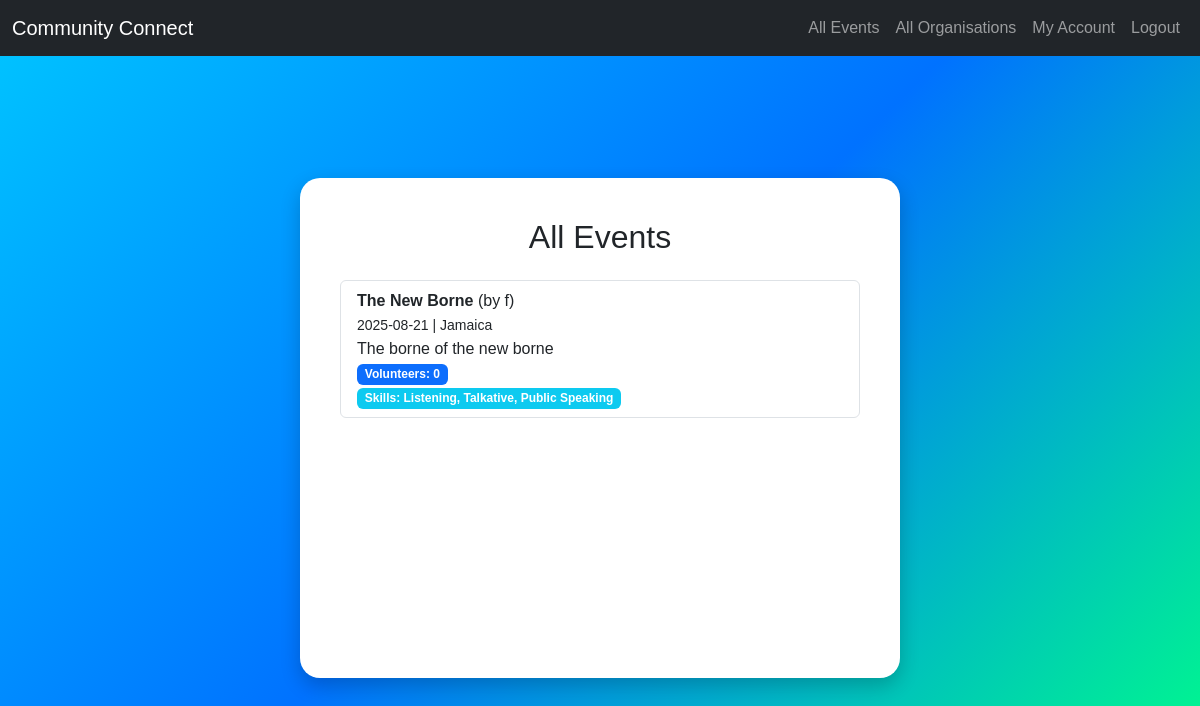
Before: /events (signed in) with the older database file.
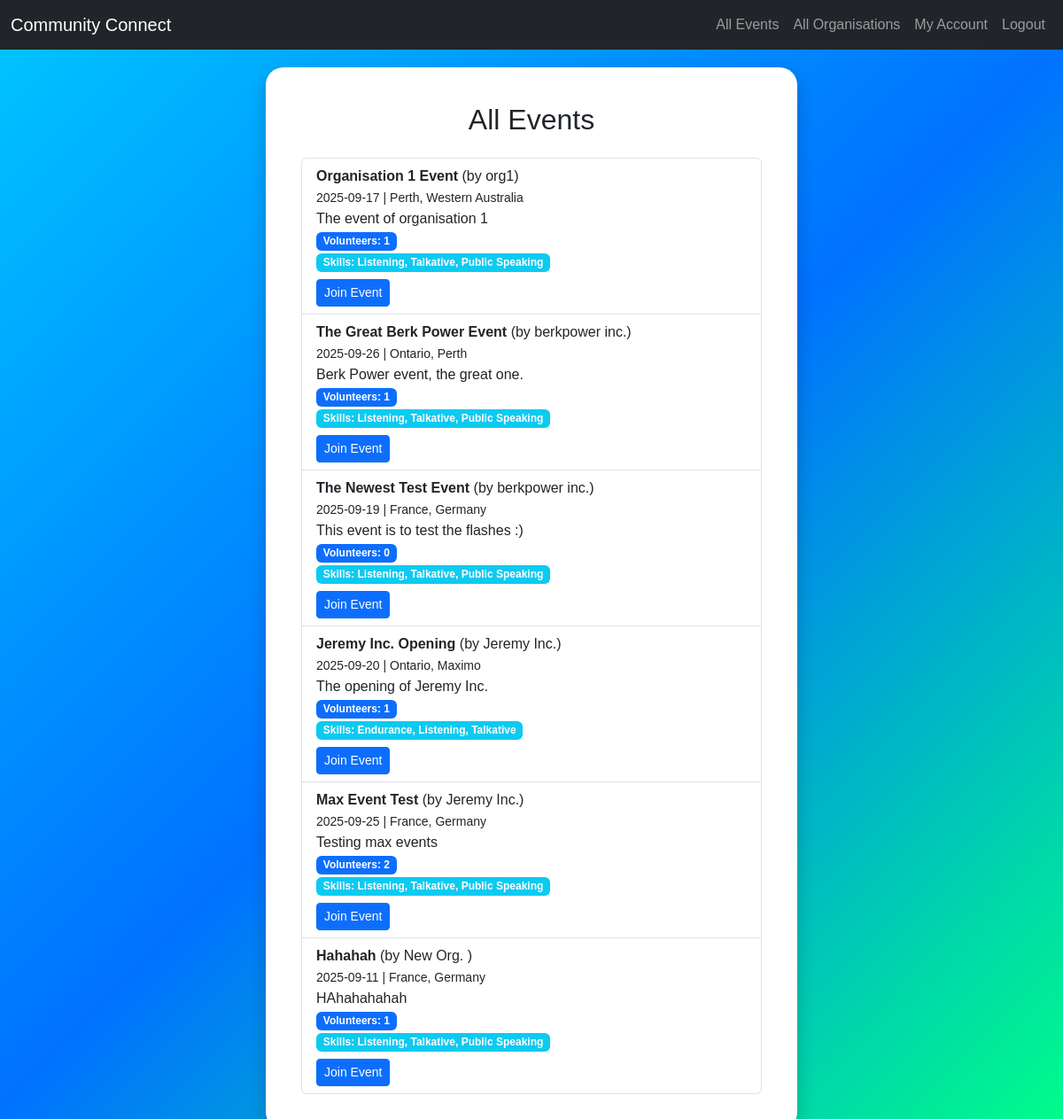
After: the same page with the newer database file.
### tables this page shows
CREATE TABLE event (
            event_id INTEGER PRIMARY KEY AUTOINCREMENT,
            organisation_id INTEGER NOT NULL,
            title TEXT NOT NULL,
            description TEXT,
            event_date TIMESTAMP NOT NULL,
            location TEXT,
            max_volunteers INTEGER,
            FOREIGN KEY (organisation_id) REFERENCES organisation(organisation_id) ON DELETE CASCADE
        );

### app.py (the view)
@app.route('/events')
def events():
    if 'user_id' not in session:
        flash("You need to be logged in to explore the events!", "danger") # Throw error message
        return redirect(url_for('login')) # Redirect user to login page
    with get_db() as conn:
        cursor = conn.cursor()
        cursor.execute("SELECT role FROM user WHERE user_id = ?", (session['user_id'],))
        role = cursor.fetchone()['role'] # Fetch the role of user only (That's all that's needed)
        cursor.execute("""
            SELECT e.event_id, e.title, e.description, e.event_date, e.location, o.name AS name, u.user_id, COUNT(ve.volunteer_id) AS volunteer_count
            FROM event e
            INNER JOIN organisation o ON e.organisation_id = o.organisation_id
            INNER JOIN user u ON o.user_id = u.user_id
            LEFT JOIN volunteer_event ve ON e.event_id = ve.event_id
            GROUP BY e.event_id
        """) # (Needed to use a LEFT JOIN here)
        events = cursor.fetchall() # Fetch all events into a list of dictionaries
        event_data = [] # Initialise variable
        for e in events:
            cursor.execute("""
                SELECT s.skill_id, s.name
                FROM event_skill es
                JOIN skill s ON es.skill_id = s.skill_id
                WHERE es.event_id = ?""", (e['event_id'],))
            skills = cursor.fetchall() # Fetch all required skills into list of dictionaries
            event_data.append({
                **dict(e),
                "skills": [s['name'] for s in skills],
                "skill_ids": [int(s['skill_id']) for s in skills]
            })
        volunteer_skills = [] # Initialise variable
        if role == "volunteer":
            cursor.execute("SELECT volunteer_id FROM volunteer WHERE user_id = ?", (session['user_id'],))
            volunteer = cursor.fetchone() # Fetch next available row
            if volunteer:
                cursor.execute("SELECT skill_id FROM volunteer_skill WHERE volunteer_id = ?", (volunteer['volunteer_id'],))
                volunteer_skills = [int(row['skill_id']) for row in cursor.fetchall()] # List comprehension iterates through each row, extracting skill id, and converting to integer and storing in list SO LONG TO DO
    return render_template("events.html",
                           events=event_data,
                           role=role,
                           volunteer_skills=volunteer_skills)

### models.py (called while the page is built)
def get_db():
    conn = sqlite3.connect(db_path) # Create connection between database and flask
    conn.row_factory = sqlite3.Row # Allows fetching rows as dictionaries
    return conn

### templates/events.html (shortened to what this page needs)
{% extends "layout.html" %}
{% block content %}
<div class="bubble-container">
  <div class="bubble" style="min-height: 500px;">
    <h2 class="text-center mb-4">All Events</h2>
    <ul class="list-group">
      {% for e in events %}
        <li class="list-group-item">
          <strong>{{ e.title }}</strong> (by {{ e.name }})<br>
          <small>{{ e.event_date }} | {{ e.location }}</small><br>
          <span>{{ e.description }}</span><br>
          <span class="badge bg-primary">Volunteers: {{ e.volunteer_count }}</span><br>
          {% if e.skills %}
            <span class="badge bg-info">Skills: {{ e.skills | join(", ") }}</span><br>
          {% endif %}
          {% if role == "volunteer" %}
            {% set matching_skills = e.skill_ids | select('in', volunteer_skills) | list %}
            {% if matching_skills %}
              <form method="POST" action="{{ url_for('join_event', event_id=e.event_id) }}" style="display:inline;">
                <button type="submit" class="btn btn-primary btn-sm mt-2">Join Event</button>
              </form>
            {% endif %}
          {% endif %}
        </li>
      {% else %}
        <li class="list-group-item">No events available yet.</li>
      {% endfor %}
    </ul>
  </div>
</div>
{% endblock %}

Changed rows visible on the page:
added event: title "Organisation 1 Event", name "org1", event_date "2025-09-17", location "Perth, Western Australia", description "The event of organisation 1", volunteer_count "1", skills "Listening, Talkative, Public Speaking"
changed event: title "The New Borne" → "The Great Berk Power Event"; name "f" → "berkpower inc."; event_date "2025-08-21" → "2025-09-26"; location "Jamaica" → "Ontario, Perth"; description "The borne of the new borne" → "Berk Power event, the great one."; volunteer_count "0" → "1"; now shows "Join Event"
added event: title "The Newest Test Event", name "berkpower inc.", event_date "2025-09-19", location "France, Germany", description "This event is to test the flashes :)", volunteer_count "0", skills "Listening, Talkative, Public Speaking"
added event: title "Jeremy Inc. Opening", name "Jeremy Inc.", event_date "2025-09-20", location "Ontario, Maximo", description "The opening of Jeremy Inc.", volunteer_count "1", skills "Endurance, Listening, Talkative"
added event: title "Max Event Test", name "Jeremy Inc.", event_date "2025-09-25", location "France, Germany", description "Testing max events", volunteer_count "2", skills "Listening, Talkative, Public Speaking"
added event: title "Hahahah", name "New Org.", event_date "2025-09-11", location "France, Germany", description "HAhahahahah", volunteer_count "1", skills "Listening, Talkative, Public Speaking"
